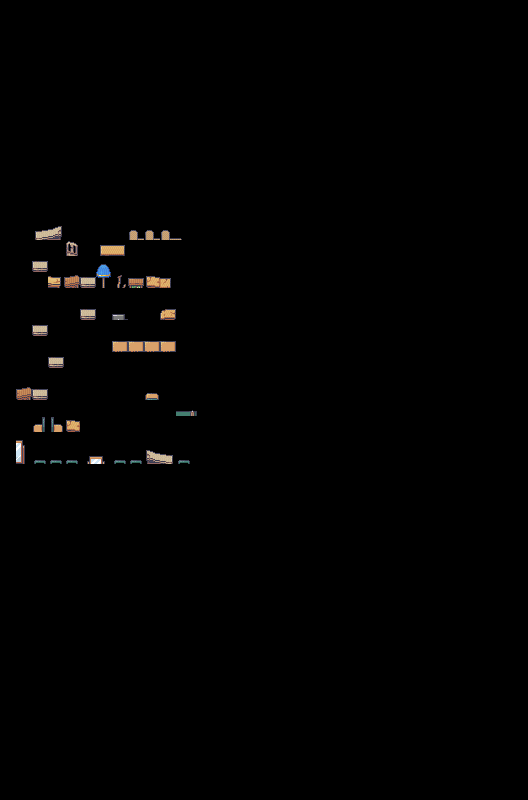

Rendered tile map (Tiled .tmx) drawn with the repository's tilesets; below, a short description and the map source with its tile grids summarised:
An orthogonal 33x50 tile map with 16x16 px tiles, 1 tile layer (Obstaculos_Laberinto), 11 hidden layers not drawn, 6 tilesets and 15 objects.

<map version="1.10" tiledversion="1.11.2" orientation="orthogonal" renderorder="right-down" width="33" height="50" tilewidth="16" tileheight="16" infinite="0" nextlayerid="29" nextobjectid="18">
 <tileset firstgid="1" source="Blue Floor Tiles.tsx" />
 <tileset firstgid="65" source="tiles and items.tsx" />
 <tileset firstgid="209" source="TopDownHouse_FurnitureState2.tsx" />
 <tileset firstgid="443" source="TopDownHouse_SmallItems.tsx" />
 <tileset firstgid="507" source="Rooms.tsx" />
 <tileset firstgid="1931" source="Habitacion.tsx" />
 <group id="28" name="Frente Clase 2">
  <layer id="27" name="Obstaculos_Laberinto" width="33" height="50">
   <data>[1650 cells, 57 non-empty, 28 distinct tile ids]</data>
  </layer>
 </group>
 <group id="26" name="Frente Clase 1" visible="0">
  <layer id="24" name="Mesas_Clase" width="33" height="50">
   <data>[1650 cells, 20 non-empty, 2 distinct tile ids]</data>
  </layer>
  <layer id="25" name="Objetos_Clase" width="33" height="50">
   <data>[1650 cells, 4 non-empty, 4 distinct tile ids]</data>
  </layer>
 </group>
 <group id="22" name="Frente Cocina" visible="0">
  <layer id="19" name="FRENTE3" width="33" height="50">
   <data>[1650 cells, 4 non-empty, 3 distinct tile ids]</data>
  </layer>
  <layer id="11" name="FRENTE2" width="33" height="50">
   <data>[1650 cells, 23 non-empty, 10 distinct tile ids]</data>
  </layer>
  <layer id="21" name="FRENTE1" width="33" height="50">
   <data>[1650 cells, 15 non-empty, 6 distinct tile ids]</data>
  </layer>
 </group>
 <group id="23" name="Todo" visible="0">
  <layer id="18" name="floor" width="33" height="50">
   <data>[1650 cells, 1650 non-empty, 80 distinct tile ids]</data>
  </layer>
  <layer id="17" name="corners" width="33" height="50">
   <data>[1650 cells, 259 non-empty, 19 distinct tile ids]</data>
  </layer>
  <layer id="16" name="furnitre" width="33" height="50">
   <data>[1650 cells, 264 non-empty, 137 distinct tile ids]</data>
  </layer>
  <layer id="15" name="smallItems" width="33" height="50">
   <data>[1650 cells, 134 non-empty, 103 distinct tile ids]</data>
  </layer>
  <layer id="14" name="extra" width="33" height="50">
   <data>[1650 cells, 64 non-empty, 41 distinct tile ids]</data>
  </layer>
  <layer id="13" name="cornersFront" width="33" height="50">
   <data>[1650 cells, 67 non-empty, 10 distinct tile ids]</data>
  </layer>
 </group>
 <objectgroup id="9" name="colisiones" visible="0">
  <object id="1" x="318.828" y="-10.008" width="221.607" height="488.964" />
  <object id="2" x="-11.4378" y="-7.1486" width="217.317" height="198.978" />
  <object id="3" x="-5.71888" y="478.956" width="211.599" height="185.072" />
  <object id="4" x="321.687" y="640.515" width="215.888" height="167.277" />
  <object id="5" x="53.4505" y="781.967" width="137.415" height="22.1672" />
  <object id="8" x="205.107" y="-10.3242" width="115.631" height="17.207" />
  <object id="9" x="-1.08682" y="794.018" width="320.922" height="19.6952" />
  <object id="10" x="-8.58959" y="135.454" width="8.58959" height="680.557" />
  <object id="11" x="506.715" y="479.062" width="29.2964" height="161.278" />
  <object id="12" x="317.351" y="480.515" width="5.13848" height="38.9595" />
  <object id="13" x="317.696" y="566.897" width="5.13848" height="72.1349" />
  <object id="14" x="204.499" y="416.356" width="5.13848" height="60.8186" />
  <object id="15" x="205.189" y="178.541" width="5.13848" height="194.418" />
  <object id="16" x="205.184" y="664.009" width="5.13848" height="50.6339" />
  <object id="17" x="204.918" y="756.609" width="5.13848" height="39.4901" />
 </objectgroup>
</map>
